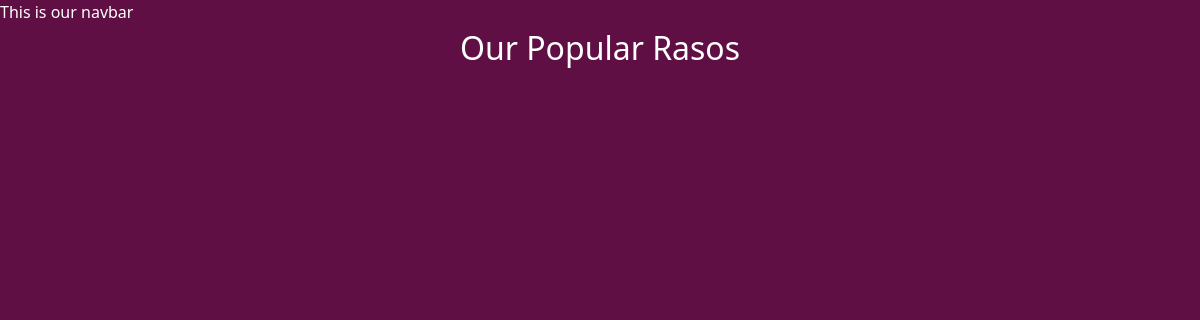
Page /raso/ on the earlier database version.
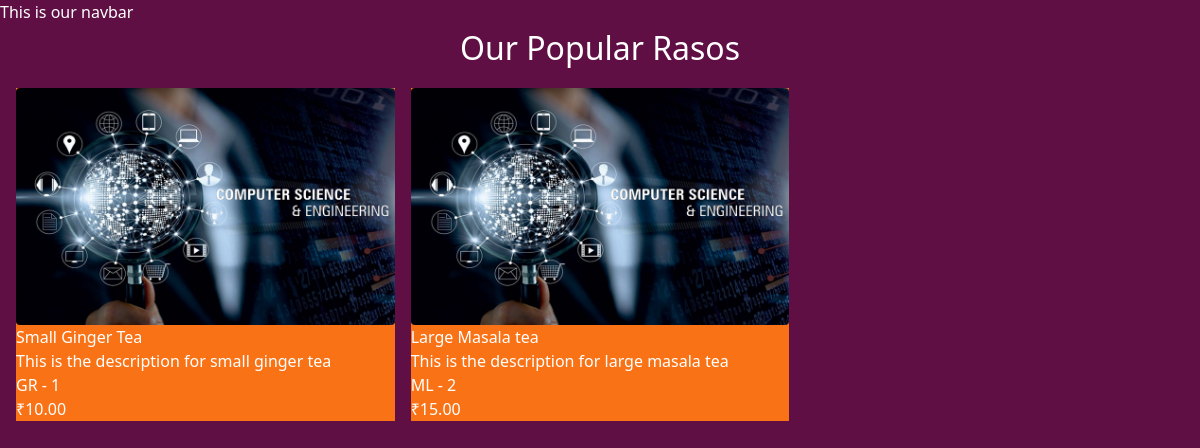
Same page on the later database version.
### raso/models.py (models this page shows)
class RasoVarity(models.Model):
    CHAI_TYPE_CHOICE = [
        ('ML', 'MASALA'),
        ('GR', 'GINGER'),
        ('KL', 'KIWI'),
        ('PL', 'PLAIN'),
        ('EL', 'ELACHI'),
    ]
    name = models.CharField(max_length=100)
    image = models.ImageField(upload_to='rasos/')
    date_addes = models.DateTimeField(default=timezone.now)
    type = models.CharField(max_length=2, choices=CHAI_TYPE_CHOICE)
    description = models.TextField(default='')
    price = models.DecimalField(max_digits=10, decimal_places=2)
    def __str__(self):
        return self.name

### raso/views.py (the view)
# urls.py: path('', views.all_raso, name='all_raso'),
def all_raso(request) :
    rasos = RasoVarity.objects.all()
    print(rasos)
    return render(request, 'raso/all_raso.html', {'rasos': rasos} )

### raso/templates/raso/all_raso.html (shortened to what this page needs)
{% extends "layout.html" %}
{% block content %}
<h1>Our Popular Rasos</h1>
<div class="grid grid-cols-3 gap-4 m-4">
    {% for raso in rasos  %}
    <div class="bg-orange-500 m-5 p-10">
        <img class="rounded shadow-lg" src="{{raso.image.url}}" alt="">
        <h3 class="text-2xl font-bold">{{raso.name}}</h3>
        <p class="mb-2">{{ raso.description }}</p>
        <a href="{% url 'raso_detail' raso.id %}">
            <button types="button" class="inline-flex items-center justify-center px-4 py-2 border border-transparent text-sm font medium rounded-md text-white bg-blue-600 hover:bg-blue-700 focus:outline-none focus:ring-2 focus:ring-offset-2 focus:ring-blue-500">
                {{ raso.type }} - {{ raso.id }}
            </button>
        </a>
        <div class="font-bold">₹{{ raso.price }}</div>
    </div>
    {% endfor  %}
</div>
{% endblock content %}

### templates/layout.html (shortened to what this page needs)
{% load static tailwind_tags %}
{% load static  %}
<!DOCTYPE html>
<html lang="en">
<head>
    {% tailwind_css %}
    <link rel="stylesheet" href="{% static 'style.css' %}">
</head>
<body>
    <nav>This is our navbar</nav>
    {% block content %}{% endblock %}
</body>
</html>

### static/style.css (style rules this page uses)
body { background-color: rgb(95, 15, 68); color: #FFFFFF; }
h1 { text-align: center; font-size: 2rem; }

Differences in the rows shown:
added RasoVarity: image (picture), name "Small Ginger Tea", description "This is the description for small ginger tea", type "GR", id "1", price "10.00"
added RasoVarity: image (picture), name "Large Masala tea", description "This is the description for large masala tea", type "ML", id "2", price "15.00"
